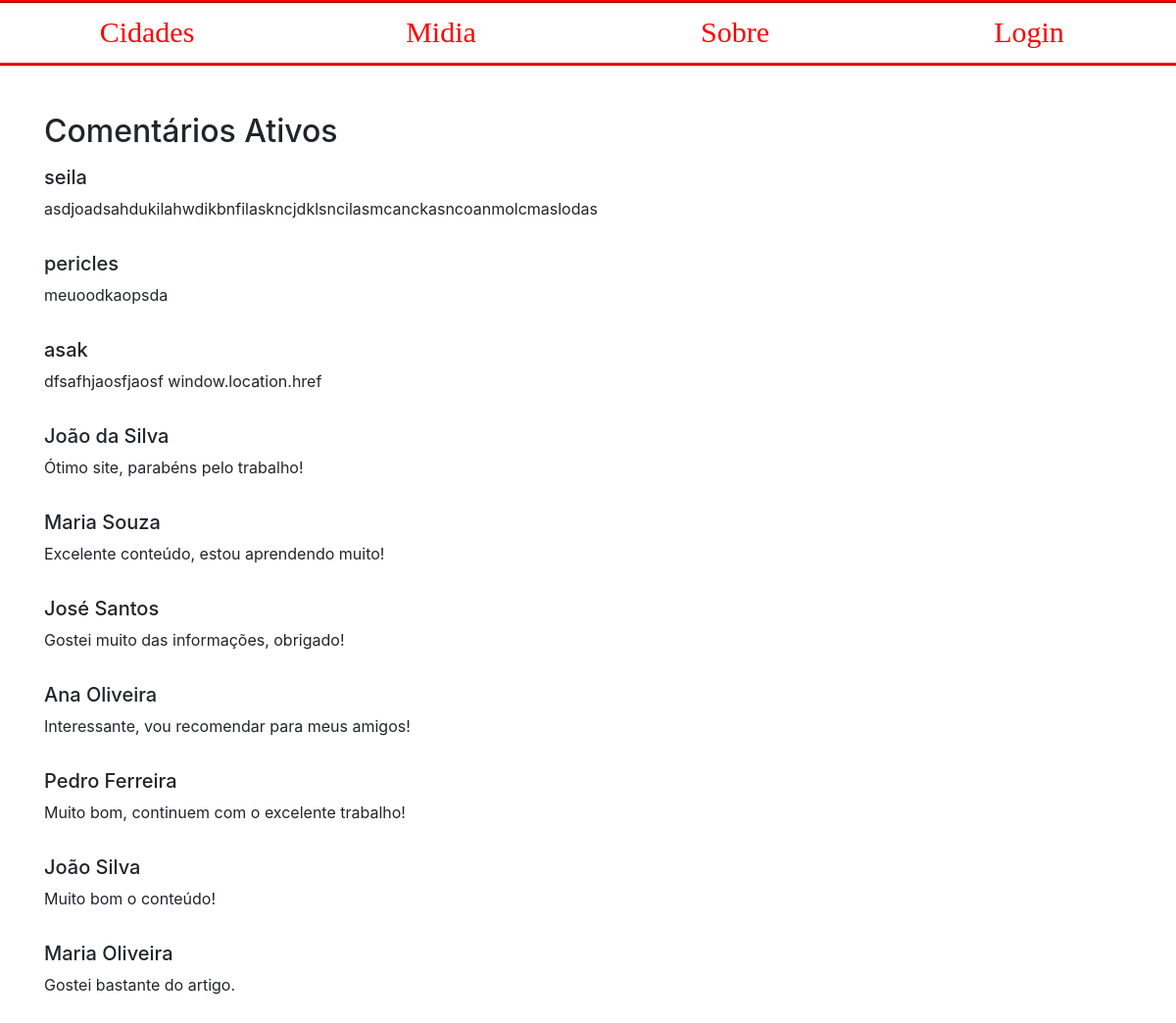
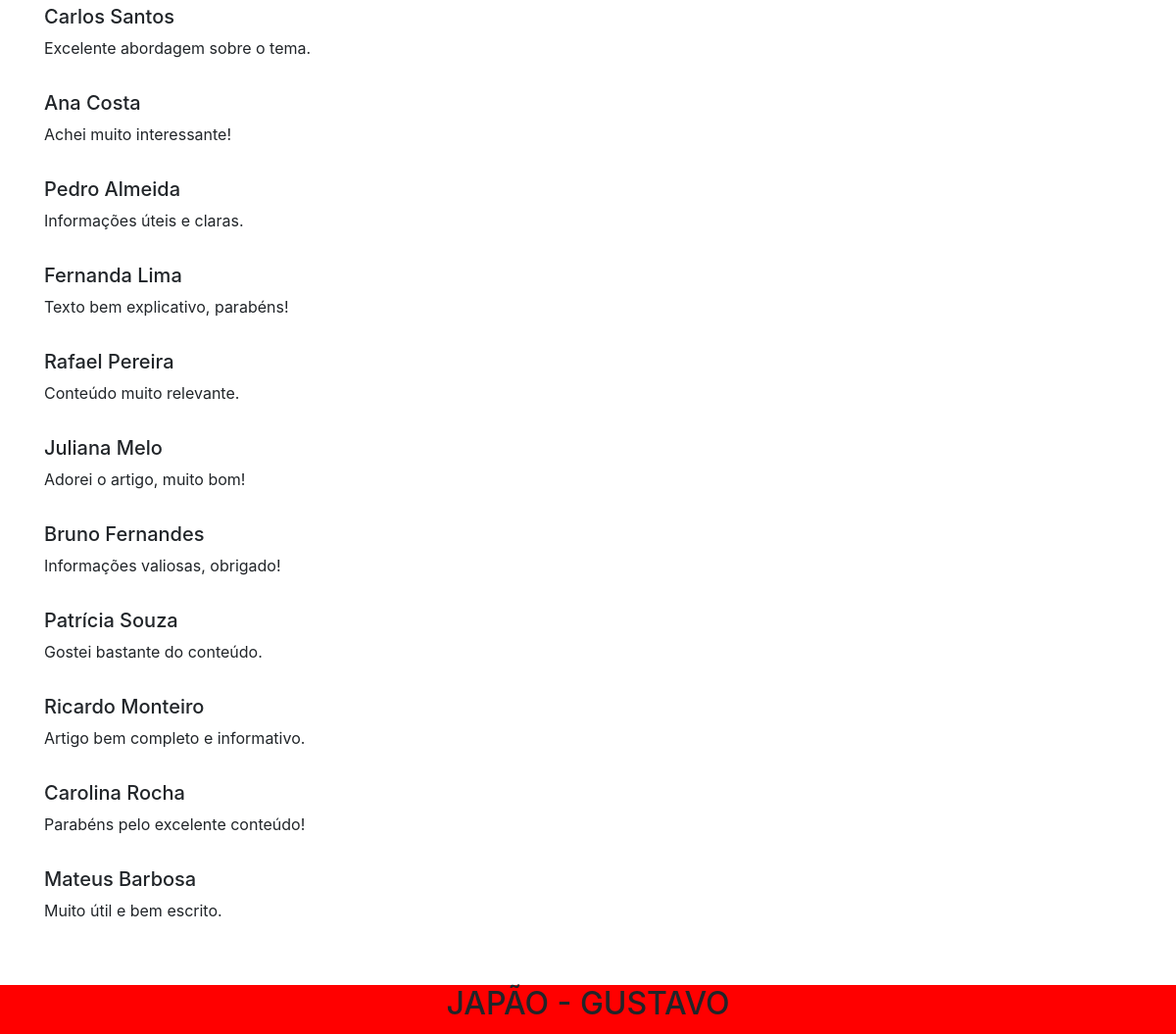
The page /comentarios-listar.php on the database its author committed (2 pictures, top to bottom).
### tables this page shows
CREATE TABLE `tb_comentarios` (
  `id` int(11) NOT NULL,
  `nome` varchar(200) NOT NULL,
  `email` varchar(200) NOT NULL,
  `comentario` varchar(600) NOT NULL,
  `stts` varchar(10) DEFAULT NULL
);

### comentarios-listar.php (the view, shortened to what this page needs)
<!DOCTYPE html>
<html lang="pt-br">
<head>
    <link rel="stylesheet" href="https://stackpath.bootstrapcdn.com/bootstrap/4.1.3/css/bootstrap.min.css">
    <link rel="stylesheet" href="japan.css">
</head>
<body>
<div class="container-fluid">
    <ul class="row nav">
      <li class="colnav col-sm nav-link">
        <div class="dropdown">
          <button class="btnav" type="button" id="dropdownMenuButton" data-toggle="dropdown" aria-haspopup="true" aria-expanded="false">
          Cidades
          </button>
        </div>
      </li>
        <li class="colnav col-sm nav-link">
          <div class="dropdown">
            <button class="btnav" type="button" id="dropdownMenuButton" data-toggle="dropdown" aria-haspopup="true" aria-expanded="false">
            Midia
            </button>
          </div>
        </li>
        <li class="colnav col-sm nav-link">
          <div class="dropdown">
            <button class="btnav" type="button" id="dropdownMenuButton" data-toggle="dropdown" aria-haspopup="true" aria-expanded="false">
            Sobre
            </button>
          </div>
        </li>
        <li class="colnav col-sm nav-link">
          <div class="dropdown">
            <button class="btnav" type="button" id="dropdownMenuButton" data-toggle="dropdown" aria-haspopup="true" aria-expanded="false">
            Login
            </button>
          </div>
        </li>
      </ul>
    </div>
    <div class="container mt-5">
        <h2>Comentários Ativos</h2>
        <div class="row">
            <?php
            include_once "classes/conexao.php";
            $sql = "SELECT nome, comentario FROM tb_comentarios WHERE stts = 'ativado'";
            $stmt = $conexao->prepare($sql);
            $stmt->execute();
            $comentarios = $stmt->fetchAll(PDO::FETCH_ASSOC);
            foreach ($comentarios as $comentario) {
                echo "<div class='col-md-12 mt-3'>";
                echo "<h5>{$comentario['nome']}</h5>";
                echo "<p>{$comentario['comentario']}</p>";
                echo "</div>";
            }
            ?>
        </div>
    </div>
    <footer>
        <h2 class="hfooter">JAPÃO - GUSTAVO</h2>
    </footer>
</body>
</html>

### japan.css (style rules this page uses)
body,html { margin: 0; min-height: 100vh; box-sizing: border-box; padding: 0 !important; }
h2 { margin: 0; }
footer { margin: 0; }
.btnav { all: initial; color: red; font-size: 30px; outline: none !important; cursor: pointer; margin: 2%; user-select: none; }
.colnav { text-align: center; border-style: ridge; border-color: red; border-left: none; border-right: none; }
.hfooter { margin-top: 4%; background-color: red; text-align: center; height: 50px; }

### rows shown on the page
tb_comentarios: nome "seila", comentario "asdjoadsahdukilahwdikbnfilaskncjdklsncilasmcanckasncoanmolcmaslodas"
tb_comentarios: nome "pericles", comentario "meuoodkaopsda"
tb_comentarios: nome "asak", comentario "dfsafhjaosfjaosf window.location.href"
tb_comentarios: nome "João da Silva", comentario "Ótimo site, parabéns pelo trabalho!"
tb_comentarios: nome "Maria Souza", comentario "Excelente conteúdo, estou aprendendo muito!"
tb_comentarios: nome "José Santos", comentario "Gostei muito das informações, obrigado!"
tb_comentarios: nome "Ana Oliveira", comentario "Interessante, vou recomendar para meus amigos!"
tb_comentarios: nome "Pedro Ferreira", comentario "Muito bom, continuem com o excelente trabalho!"
tb_comentarios: nome "João Silva", comentario "Muito bom o conteúdo!"
tb_comentarios: nome "Maria Oliveira", comentario "Gostei bastante do artigo."
tb_comentarios: nome "Carlos Santos", comentario "Excelente abordagem sobre o tema."
tb_comentarios: nome "Ana Costa", comentario "Achei muito interessante!"
tb_comentarios: nome "Pedro Almeida", comentario "Informações úteis e claras."
tb_comentarios: nome "Fernanda Lima", comentario "Texto bem explicativo, parabéns!"
tb_comentarios: nome "Rafael Pereira", comentario "Conteúdo muito relevante."
tb_comentarios: nome "Juliana Melo", comentario "Adorei o artigo, muito bom!"
tb_comentarios: nome "Bruno Fernandes", comentario "Informações valiosas, obrigado!"
tb_comentarios: nome "Patrícia Souza", comentario "Gostei bastante do conteúdo."
tb_comentarios: nome "Ricardo Monteiro", comentario "Artigo bem completo e informativo."
tb_comentarios: nome "Carolina Rocha", comentario "Parabéns pelo excelente conteúdo!"
tb_comentarios: nome "Mateus Barbosa", comentario "Muito útil e bem escrito."
